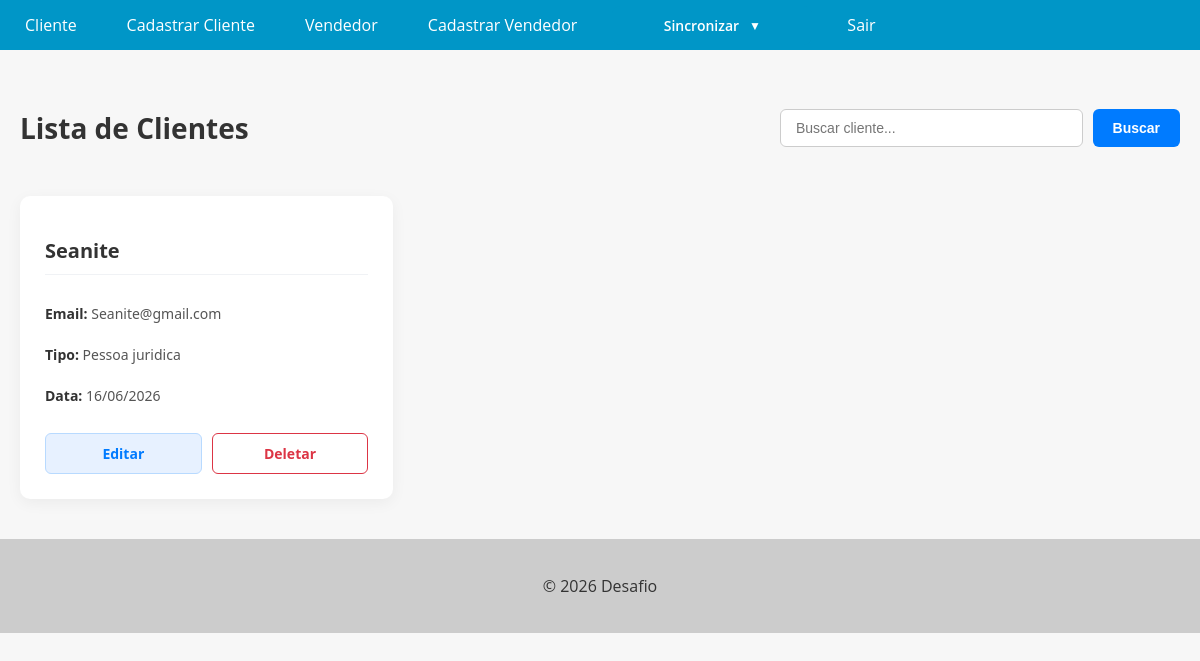
Before: /client_list/ (signed in) with the older database file.
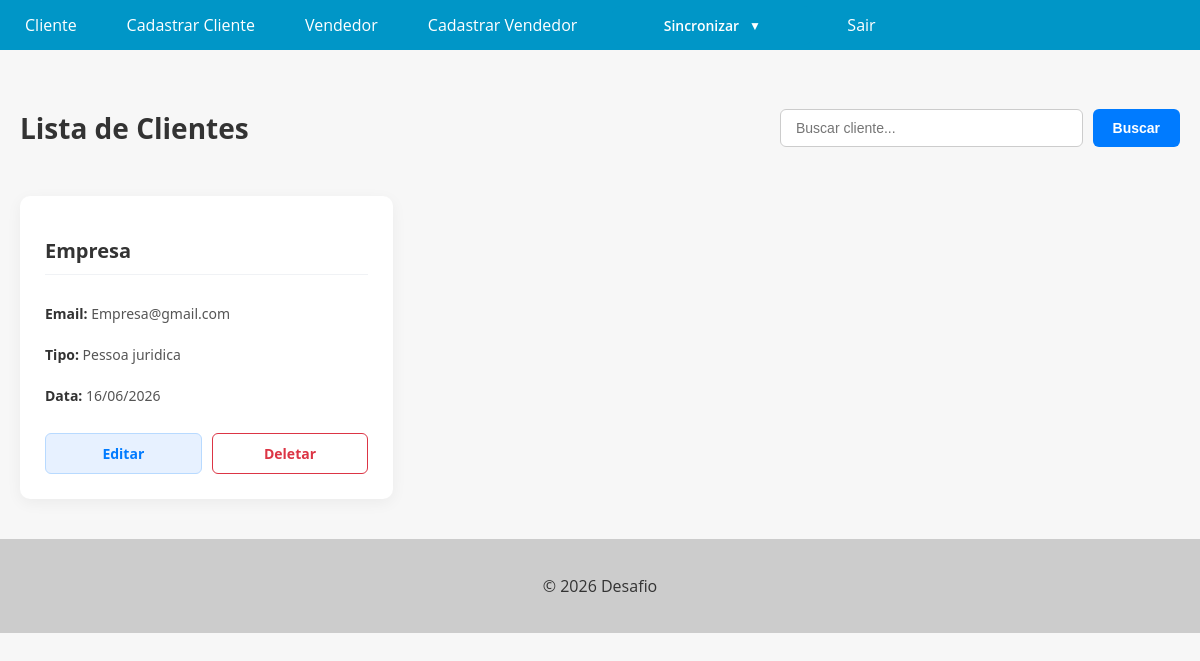
After: the same page with the newer database file.
### clientes/models.py (models this page shows)
class Client(models.Model):
    id = models.AutoField(primary_key=True)
    type = models.CharField(choices=People.choices, max_length=1, blank=False,null=False,verbose_name='Tipo')
    company_name = models.CharField(max_length=100,verbose_name='Razão Social',null=False,blank=False)
    fantasy_name = models.CharField(max_length=50,verbose_name='Nome Fantasia')
    create_date = models.DateField(auto_now_add=True,null=True,blank=True,verbose_name='Data de abertura')
    email = models.EmailField(max_length=254,verbose_name='E-mail' )
    representative = models.ForeignKey(Representative, on_delete=models.PROTECT,related_name='people',verbose_name='Vendedor',limit_choices_to={'activate': True})

### clientes/views.py (the view)
# urls.py: path('client_list/', ClientListView.as_view(), name='client_list'),
@method_decorator(login_required(login_url='login'),name='dispatch')
class ClientListView(ListView):
    model = Client
    template_name = 'client_list.html'
    context_object_name = 'client_list'
    def get_queryset(self):
        cliente = super().get_queryset().order_by('fantasy_name')
        search = self.request.GET.get('search')
        if search:
            cliente = cliente.filter(fantasy_name__icontains=search)
        return cliente

### clientes/templates/client_list.html (shortened to what this page needs)
{% extends "base.html" %}
{% block content %}
<div class="list-wrapper">
    <div class="list-header">
        <h1>Lista de Clientes</h1>
        <form method="GET" action="{% url 'client_list' %}" class="search-form">
            <input type="text" name="search" placeholder="Buscar cliente..." value="{{ request.GET.search }}">
            <button type="submit">Buscar</button>
        </form>
    </div>
    {% if client_list %}
        <div class="cards-grid">
            {% for client in client_list %}
                <div class="client-card">
                    <h2>{{ client.fantasy_name }}</h2>
                    <p><strong>Email:</strong> {{ client.email }}</p>
                    <p><strong>Tipo:</strong> {{ client.get_type_display }}</p>
                    <p><strong>Data:</strong> {{ client.create_date|date:"d/m/Y" }}</p>
                    <div class="buttons-container">
                        <a href="{% url 'client_update' client.pk %}" class="btn-edit">Editar</a>
                        <a href="{% url 'client_delete' client.pk %}" class="btn-delete">Deletar</a>
                    </div>
                </div>
            {% endfor %}
        </div>
    {% else %}
        <p class="no-results">Nenhum cliente encontrado.</p>
    {% endif %}
</div>
{% endblock %}

Changed rows visible on the page:
changed Client "Pessoa juridica": fantasy_name "Seanite" → "Empresa"; email "Seanite@gmail.com" → "Empresa@gmail.com"
